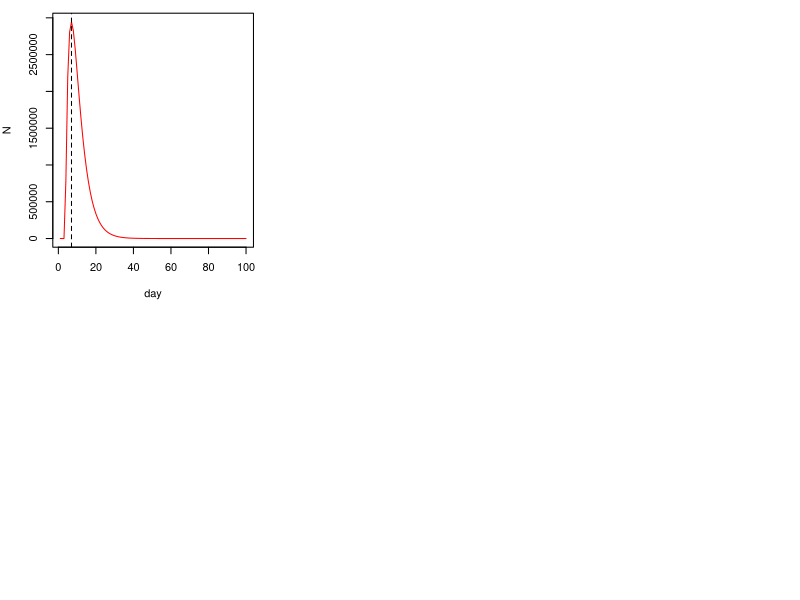

Source code (R):
##Group member:
##1. Aditya Prabaswara Mardjikoen(s2264710)
##2. Xiangtian Duan(s2248742)
##3. Huiying Chen(s2264943)

## Github repositories link: 
## https://github.com/aprabaswara/Statistical-Programming-Task-2-Covid-and-the-hazards-of-opportunistic-sampling-Group-21.git


seir <- function(n=5500000,ne=10,nt=100,gamma=1/3,delta=1/5) {
  ## SEIR stochastic simulation model.
  ## n = population size; ne = initially exposed; nt = number of days
  ## gamma = daily prob E -> I; delta = daily prob I -> R;
  x <- rep(0,n) ## initialize to susceptible state
  beta <- rlnorm(n,0,0.5) ## individual infection rates
  beta <- beta/mean(beta)
  beta_sort <- sort(beta,decreasing=TRUE)
  beta_lower <- tail(beta_sort,n/10) ## find the lowest beta value
  lambda <- 0.4/n
  x[1:ne] <- 1 ## create some exposed
  S <- E <- I <- R <- rep(0,nt) ## set up storage for pop in each state
  S[1] <- n-ne;E[1] <- ne ## initialize
  `%ni%` = Negate(`%in%`)
  
  ##State: S=0; E=1; I=2; R=3
  
  for (i in 2:nt) { ## loop over days
    u <- runif(n) ## uniform random deviates
    x[x==2&u<delta] <- 3 ## I -> R with prob delta
    x[x==1&u<gamma] <- 2 ## E -> I with prob gamma
    x[x==0&u<beta[i]*sum(beta)*lambda*I[i-1]] <- 1 ## S -> E with prob beta*I[i-1]
    S[i] <- sum(x==0); E[i] <- sum(x==1)
    I[i] <- sum(x==2); R[i] <- sum(x==3)
  }
  list(S=S,E=E,I=I,R=R,beta=beta)
} ## seir


df <- data.frame(infections=seir()$I, days=1:100)
par(mfcol=c(2,3),mar=c(4,4,1,1)) ## set plot window up for multiple plots
#hist(epi$beta,xlab="beta",main="") ## beta distribution
plot(df$infections,ylim=c(0,max(df$infections)),xlab="day",ylab="N",type='l',col='red') 
abline(v = df$days[df$infections==max(df$infections)], col = "black", lty = 2)

#Red : Number of new infection each day
#Blue : Number of new infection among the 10% of the population with lowest beta value
#Green : Number of new infection in a random sample of 0.1% of the population.
#Black : The peak of each infection